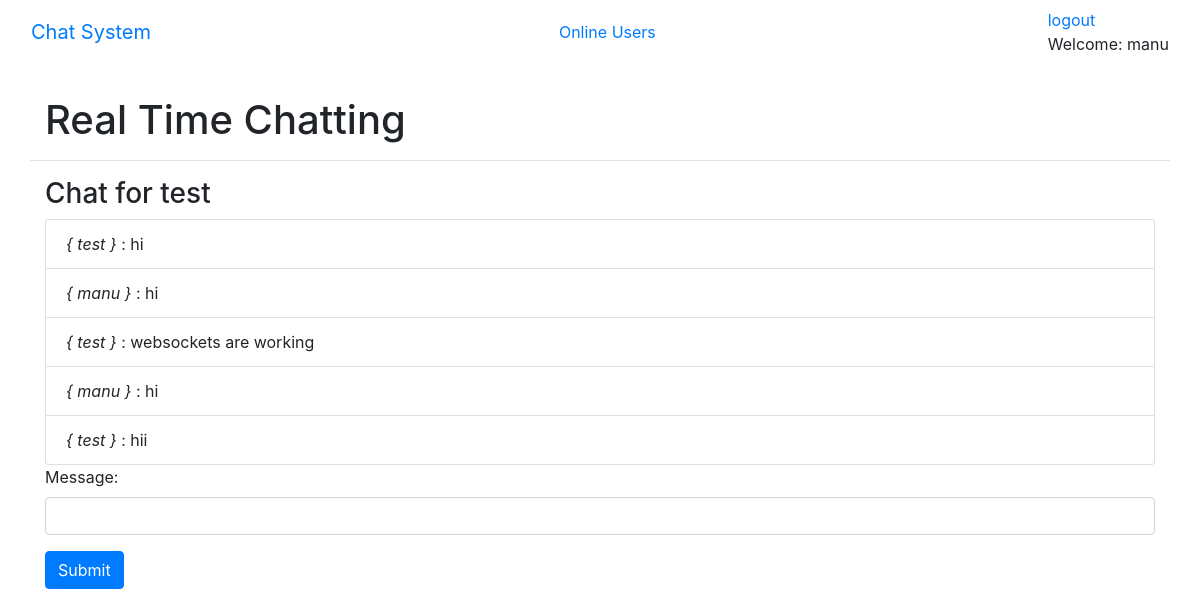
/messages/test/ (signed in), run on the app's committed database.
### chat/models.py (models this page shows)
class Thread(models.Model):
    first        = models.ForeignKey(settings.AUTH_USER_MODEL, on_delete=models.CASCADE, related_name='chat_thread_first')
    second       = models.ForeignKey(settings.AUTH_USER_MODEL, on_delete=models.CASCADE, related_name='chat_thread_second')
    updated      = models.DateTimeField(auto_now=True)
    timestamp    = models.DateTimeField(auto_now_add=True)
    objects      = ThreadManager()

class ChatMessage(models.Model):
    thread      = models.ForeignKey(Thread, null=True, blank=True, on_delete=models.SET_NULL)
    user        = models.ForeignKey(settings.AUTH_USER_MODEL, verbose_name='sender', on_delete=models.CASCADE)
    message     = models.TextField()
    timestamp   = models.DateTimeField(auto_now_add=True)

### chat/views.py (the view, shortened to what this page needs)
# urls.py: path("<username>/", ThreadView.as_view(),name='second'),
class ThreadView(LoginRequiredMixin, FormMixin, DetailView):
    template_name = 'chat/thread.html'
    form_class = ComposeForm
    success_url = './'
    def get_object(self):
        other_username  = self.kwargs.get("username")
        obj, created    = Thread.objects.get_or_new(self.request.user, other_username)
        if obj == None:
            raise Http404
        return obj
    def get_context_data(self, **kwargs):
        context = super().get_context_data(**kwargs)
        context['form'] = self.get_form()
        return context

### chat/forms.py
class ComposeForm(forms.Form):
    message = forms.CharField(
            widget=forms.TextInput(
                attrs={"class": "form-control"}
                )
            )

### chat/models.py (called while the page is built, shortened)
    def get_or_new(self, user, other_username): # get_or_create
        username = user.username
        if username == other_username:
            return None
        qlookup1 = Q(first__username=username) & Q(second__username=other_username)
        qlookup2 = Q(first__username=other_username) & Q(second__username=username)
        qs = self.get_queryset().filter(qlookup1 | qlookup2).distinct()
        if qs.count() == 1:
            return qs.first(), False
        elif qs.count() > 1:
            return qs.order_by('timestamp').first(), False

### chat/templates/chat/thread.html (shortened to what this page needs)
{% extends "base.html" %}
{% block content %}
<h3>Chat for {% if user != object.first %}{{ object.first }}{% else %}{{ object.second }}{% endif %}</h3>
<ul id='chat-items' class="list-group">
{% for chat in object.chatmessage_set.all %}
<li class="list-group-item"> <i> { {{ chat.user }} } </i>: {{ chat.message }} </li>
{% endfor %}
</ul>
<form id='form' method='POST'> {% csrf_token %}
{{form.as_p }}
<input type='submit' class='btn btn-primary'/>
</form>
{% endblock %}

### templates/base.html (shortened to what this page needs)
<!DOCTYPE html>
<html lang="en">
<head>
    {% include 'css.html' %}
</head>
<body>
<nav class="navbar navbar-inverse">
        <div class="container-fluid">
          <div class="navbar-header">
            <a class="navbar-brand" href="{% url 'home' %}">Chat System</a>
          </div>
          <ul class="nav navbar-nav">
            <li class="active"><a href="{% url 'chat:online' %}">Online Users</a></li>
          </ul>
          <ul class="nav navbar-nav navbar-right">
              {% if user.is_authenticated %}
              <li><a href="{% url 'logout' %}"> logout  </a></li>
              <li><a> Welcome: {{user.get_username}} </a></li>
              {% else %}
            <li><a href="{% url 'login' %}"><span class="glyphicon glyphicon-log-in"></span> Login</a></li>
            {% endif %}
          </ul>
        </div>
      </nav>
<div class='container'>
    <div class='row border-bottom my-3 py-3'>
        <div class='col'>
            <h1 class='p-0 m-0'>Real Time Chatting</h1>
        </div>
    </div>
{% block content %}
{% endblock %}
</div>
</body>
</html>

### templates/css.html (shortened to what this page needs)
<link rel="stylesheet" href="https://maxcdn.bootstrapcdn.com/bootstrap/4.0.0/css/bootstrap.min.css">

### data on the page
Thread: first "test"
ChatMessage: user "test", message "hi"
ChatMessage: user "manu", message "hi"
ChatMessage: user "test", message "websockets are working"
ChatMessage: user "manu", message "hi"
ChatMessage: user "test", message "hii"

### other printed values
{{ user.get_username }} "manu"
